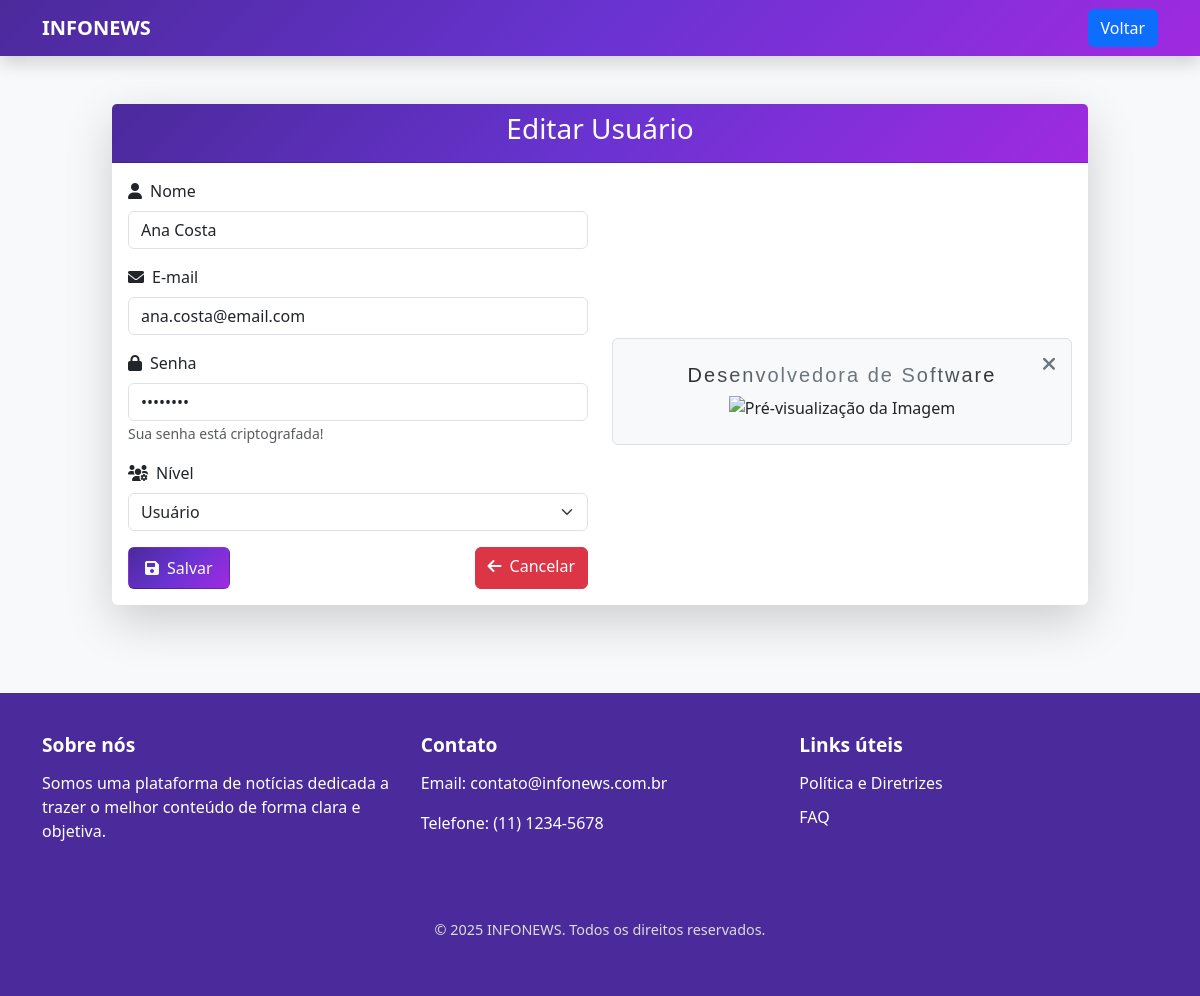
Before: /editarusuario.php?id=16 (signed in) with the older database file.
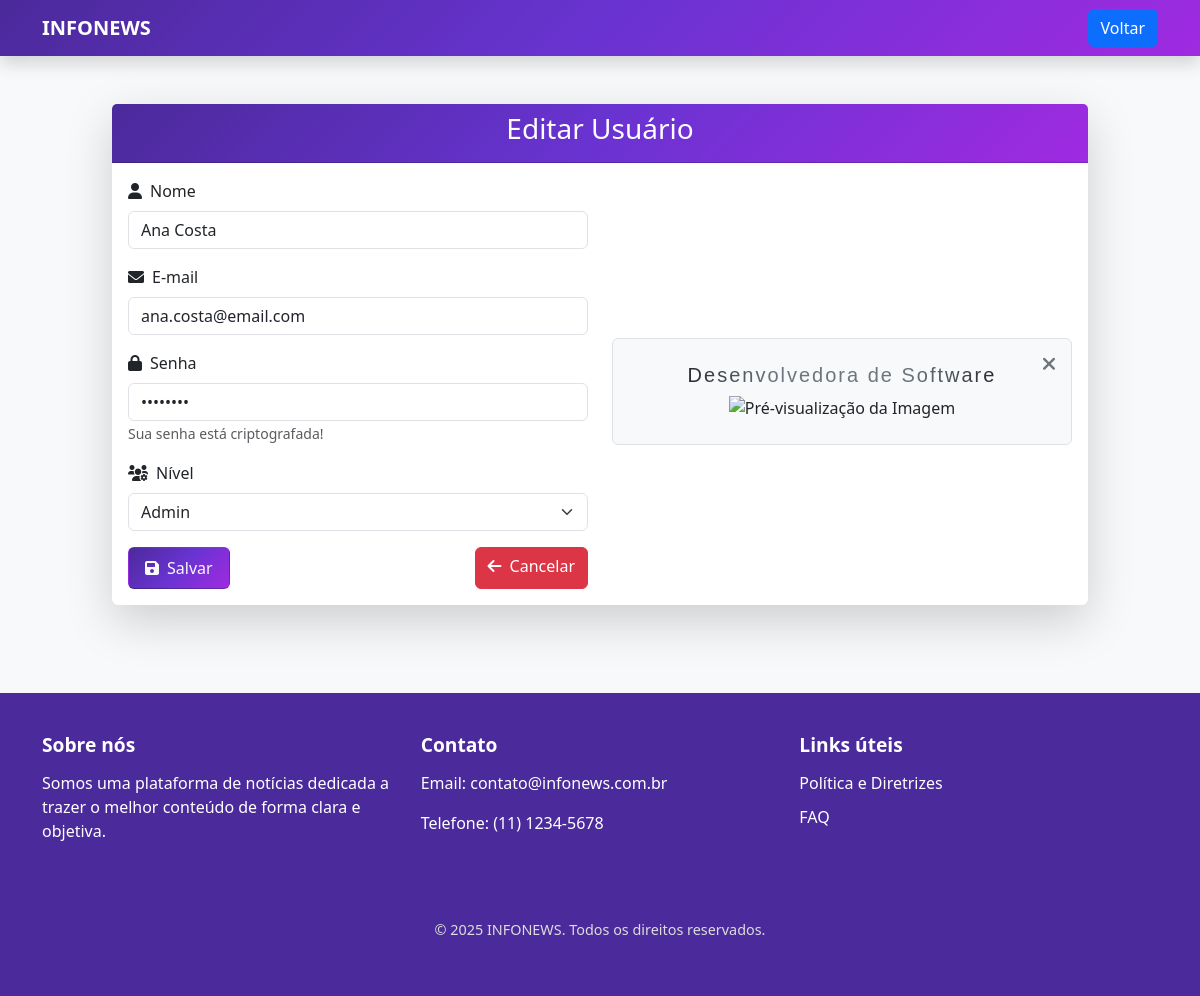
After: the same page with the newer database file.
### tables this page shows
CREATE TABLE `usuarios` (
  `usu_codigo` int(11) NOT NULL,
  `usu_nome` varchar(100) NOT NULL,
  `usu_email` varchar(150) NOT NULL,
  `usu_senha` varchar(255) NOT NULL,
  `created_at` timestamp NOT NULL DEFAULT current_timestamp(),
  `updated_at` timestamp NOT NULL DEFAULT current_timestamp() ON UPDATE current_timestamp(),
  `usu_nivel` varchar(50) DEFAULT NULL
);

### editarusuario.php (the view, shortened to what the changed rows need)
<?php
$conexao = conexao::getInstance();
$sql = 'SELECT * FROM usuarios WHERE usu_codigo = :id';
$stm = $conexao->prepare($sql);
$stm->bindValue(':id', $_GET['id']);
$stm->execute();
$usuario = $stm->fetch(PDO::FETCH_ASSOC);
?>
<!DOCTYPE html>
<html lang="pt-br">
<head>
    <link href="https://cdn.jsdelivr.net/npm/bootstrap@5.3.0-alpha2/dist/css/bootstrap.min.css" rel="stylesheet">
    <link href="https://cdnjs.cloudflare.com/ajax/libs/font-awesome/6.0.0/css/all.min.css" rel="stylesheet">
</head>
<body class="bg-light">
    <?php include 'header.php'; ?>
    <div class="container-fluid py-5">
        <div class="row justify-content-center">
            <div class="col-lg-10 col-md-12">
                <div class="card shadow-lg border-0">
                    <div class="card-header text-white text-center">
                        <h1 class="h3">Editar Usuário</h1>
                    </div>
                    <div class="card-body">
                        <div class="row">
                            <div class="col-lg-6 col-md-6">
                                <form action="actionusuario.php" method="post">
                                    <div class="mb-3">
                                        <label for="nome" class="form-label">
                                            <i class="fas fa-user me-2"></i>Nome
                                        </label>
                                        <input type="text" class="form-control" id="nome" name="nome" value="<?= htmlspecialchars($usuario['usu_nome']) ?>" required>
                                    </div>
                                    <div class="mb-3">
                                        <label for="email" class="form-label">
                                            <i class="fas fa-envelope me-2"></i>E-mail
                                        </label>
                                        <input type="email" class="form-control" id="email" name="email" value="<?= htmlspecialchars($usuario['usu_email']) ?>" required>
                                    </div>
                                    <div class="mb-3">
                                        <label for="senha" class="form-label">
                                            <i class="fas fa-lock me-2"></i>Senha
                                        </label>
                                        <input type="password" class="form-control" id="senha" name="senha" value="<?= htmlspecialchars($usuario['usu_senha']) ?>" required>
                                        <small class="text-muted">Sua senha está criptografada!</small>
                                    </div>
                                    <?php if ($_SESSION['nivel'] == 'admin') { ?>
                                        <div class="mb-3">
                                            <label for="nivel" class="form-label">
                                                <i class="fas fa-users-cog me-2"></i>Nível
                                            </label>
                                            <select class="form-select" id="nivel" name="nivel" required>
                                                <option value="admin" <?= $usuario['usu_nivel'] == 'admin' ? 'selected' : '' ?>>Admin</option>
                                                <option value="usuario" <?= $usuario['usu_nivel'] == 'usuario' ? 'selected' : '' ?>>Usuário</option>
                                            </select>
                                        </div>
                                    <?php } else {
                                        echo '<input type="hidden" name="nivel" value="usuario">';
                                    } ?>
                                </form>
                            </div>
                            <div class="col-lg-6 col-md-6 d-flex align-items-center justify-content-center mt-3">
                                <div class="ad-section border rounded p-4 w-100 text-center bg-light" id="adSection">
                                    <h2 class="h5" style="font-family:Impact, Haettenschweiler, 'Arial Narrow Bold', sans-serif;letter-spacing: 2px;
                                    background:linear-gradient(to right, #000, #6c757d , #6c757d, #000);
                                    background-clip: text;
                                    color:transparent;
                                    ">Desenvolvedora de Software</h2>
                                </div>
                            </div>
                        </div>
                    </div>
                </div>
            </div>
        </div>
    </div>
    <?php include 'footer.php'; ?>
</body>
</html>

Changed rows visible on the page:
changed usuarios "Ana Costa": nivel "Usuário" → (not shown)
Other visible differences:
form field nivel: (not shown) → "Admin"
